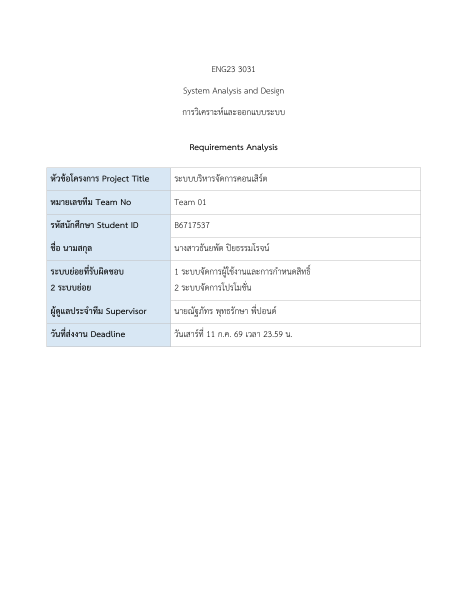
#> input picture _render_pages/page-01.png, 935 x 1210 px (shown at 1/2 size); its folder holds only this picture in this run
$ python make_contact_sheets.py
#> lines starting #> are read from the running program, lines starting #| are printed output that depends on the picture
from pathlib import Path
from PIL import Image, ImageOps, ImageDraw

src=Path(r"D:\SA\Mock-SA\_render_pages")
out=Path(r"D:\SA\Mock-SA\_contact_sheets")
out.mkdir(exist_ok=True)
pages=sorted(src.glob("page-*.png"), key=lambda p:int(p.stem.split('-')[-1]))
for batch in range(0,len(pages),8):
    sheet=Image.new("RGB",(1200,1600),"#cfcfcf")
#> sheet: PIL image 1200x1600 RGB; every value is 207
    for j,p in enumerate(pages[batch:batch+8]):
        im=Image.open(p).convert("RGB"); im.thumbnail((285,750))
#> further down, im is the input picture: PIL image 935x1210 RGB; mean R, G, B 249.5, 250.6, 251.6
#> after `im.thumbnail((285, 750))`:
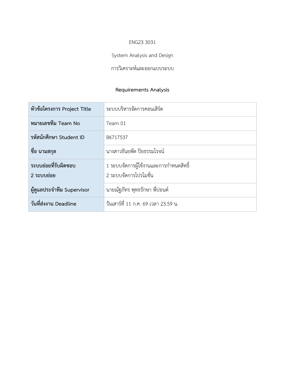
#> im: PIL image 285x369 RGB; mean R, G, B 249.5, 250.6, 251.5
        x=(j%4)*300+(300-im.width)//2; y=(j//4)*800+35
#> after `x = j % 4 * 300 + (300 - im.width) // 2`: x = 7
        sheet.paste(im,(x,y)); ImageDraw.Draw(sheet).text((x,8+(j//4)*800),f"Page {batch+j+1}",fill="black")
#> after `sheet.paste(im, (x, y))`:
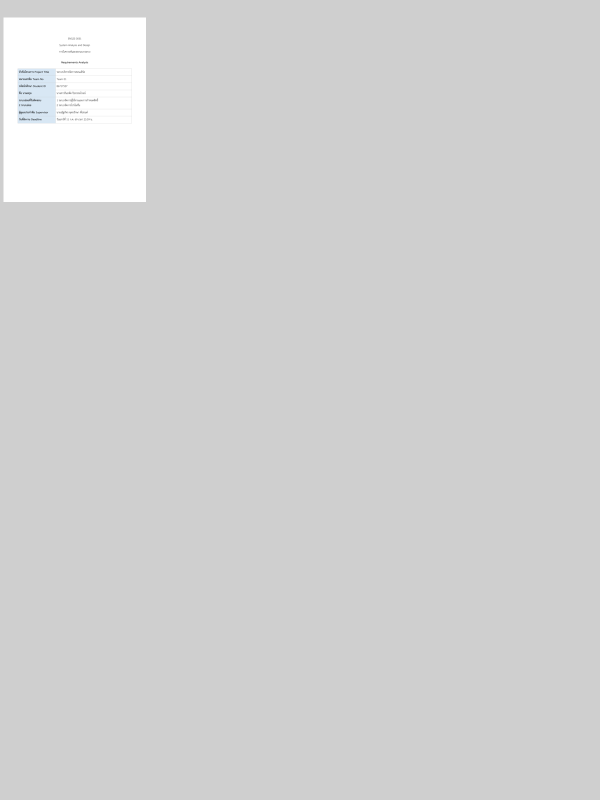
#> sheet: PIL image 1200x1600 RGB (shown at 1/2 size); mean R, G, B 209.3, 209.4, 209.4
    sheet.save(out/f"contact-{batch+1:02d}-{min(batch+8,len(pages)):02d}.png")
print(len(pages), len(list(out.glob('*.png'))))

$ run again, on _render_pages/page-05.png
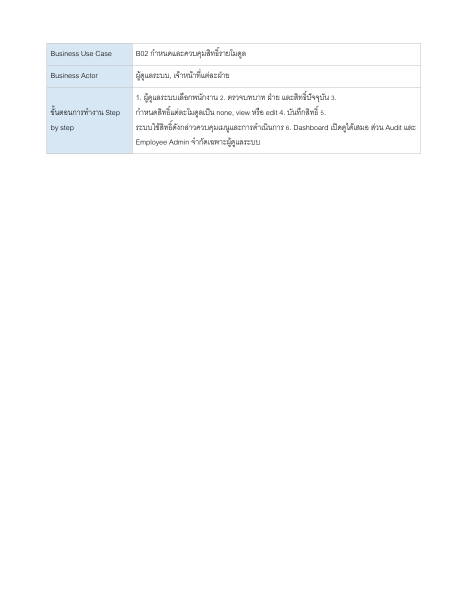
#> input picture _render_pages/page-05.png, 935 x 1210 px (shown at 1/2 size)
#> im is the input picture: PIL image 935x1210 RGB; mean R, G, B 252.2, 252.7, 253.1
#> `im.thumbnail((285, 750))`:
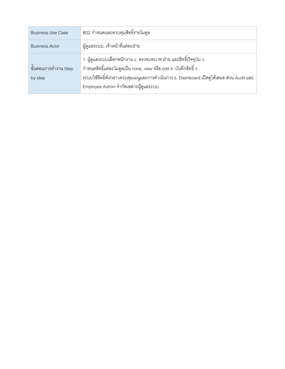
#> im: PIL image 285x369 RGB; mean R, G, B 252.2, 252.7, 253.1
#> `sheet.paste(im, (x, y))`:
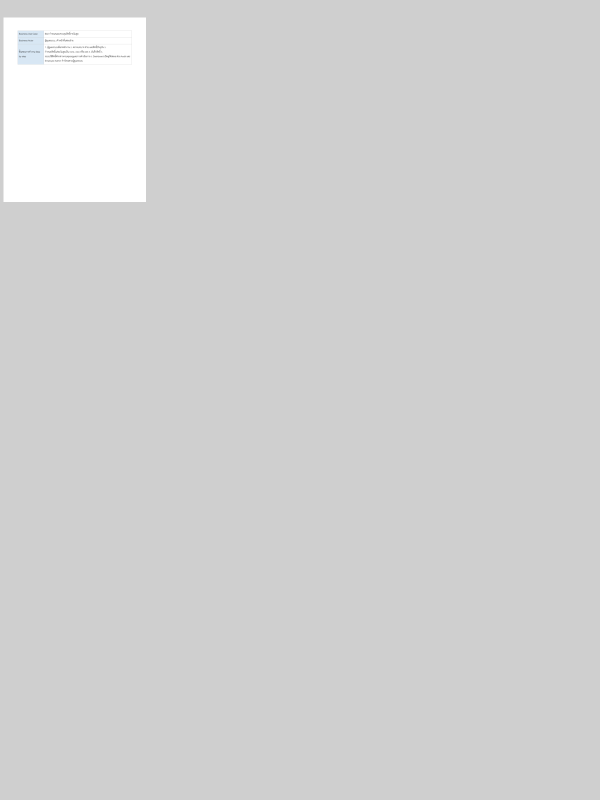
#> sheet: PIL image 1200x1600 RGB (shown at 1/2 size); mean R, G, B 209.5, 209.5, 209.5

$ run again, on _render_pages/page-07.png
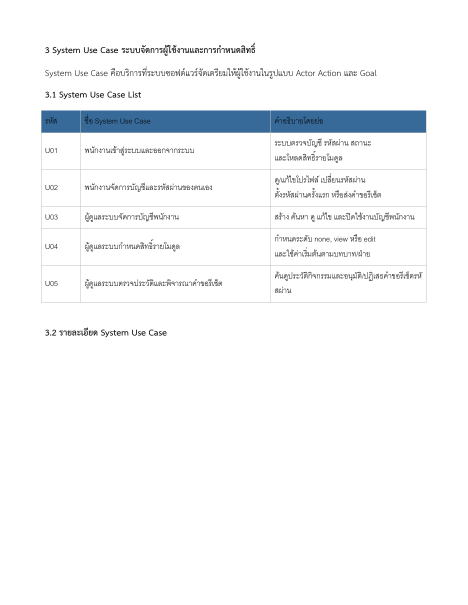
#> input picture _render_pages/page-07.png, 935 x 1210 px (shown at 1/2 size)
#> im is the input picture: PIL image 935x1210 RGB; mean R, G, B 245.8, 247.3, 248.7
#> `im.thumbnail((285, 750))`:
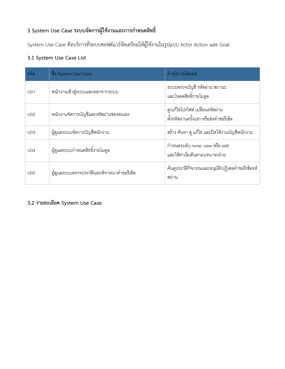
#> im: PIL image 285x369 RGB; mean R, G, B 245.7, 247.2, 248.6
#> `sheet.paste(im, (x, y))`:
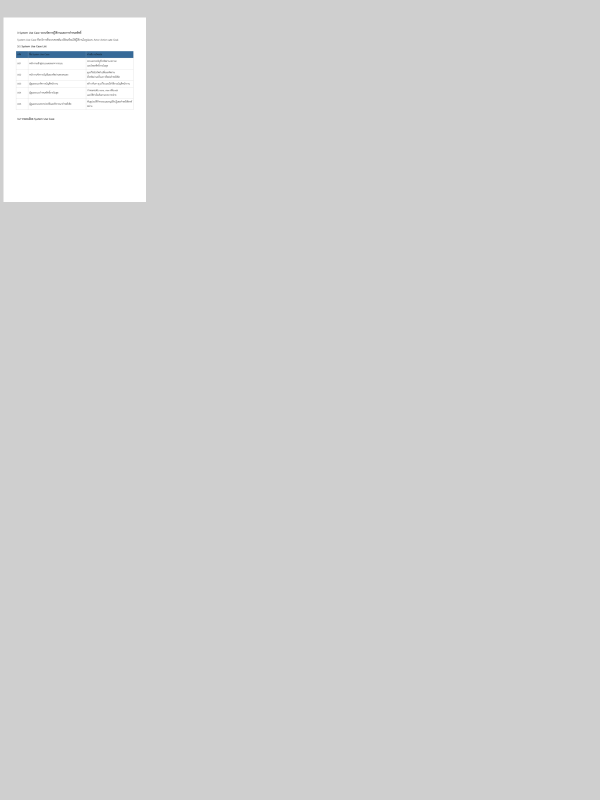
#> sheet: PIL image 1200x1600 RGB (shown at 1/2 size); mean R, G, B 209.1, 209.2, 209.3

$ run again, on _render_pages/page-02.png
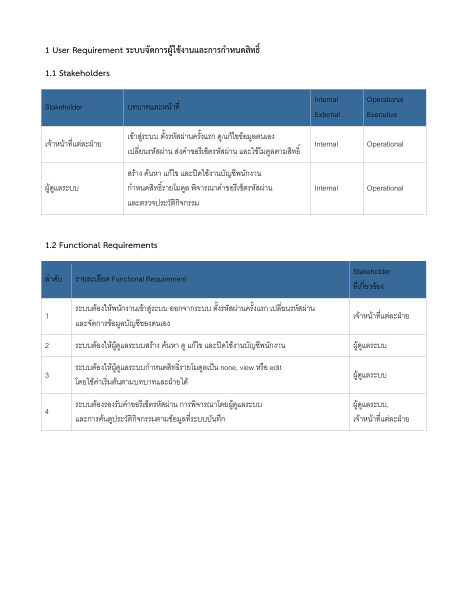
#> input picture _render_pages/page-02.png, 935 x 1210 px (shown at 1/2 size)
#> im is the input picture: PIL image 935x1210 RGB; mean R, G, B 231.1, 236.1, 240.6
#> `im.thumbnail((285, 750))`:
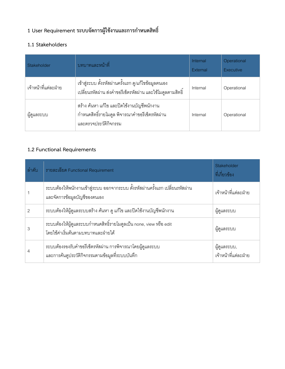
#> im: PIL image 285x369 RGB; mean R, G, B 230.9, 235.9, 240.4
#> `sheet.paste(im, (x, y))`:
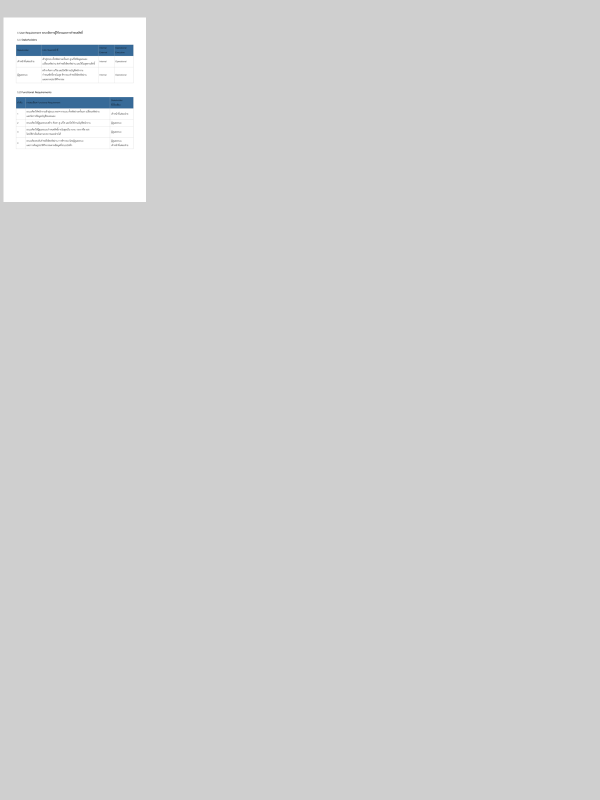
#> sheet: PIL image 1200x1600 RGB (shown at 1/2 size); mean R, G, B 208.3, 208.6, 208.8
